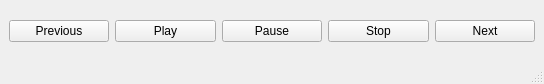
<?xml version="1.0" encoding="UTF-8"?>
<ui version="4.0">
 <class>MainWindow</class>
 <widget class="QMainWindow" name="MainWindow">
  <property name="geometry">
   <rect>
    <x>0</x>
    <y>0</y>
    <width>544</width>
    <height>84</height>
   </rect>
  </property>
  <property name="windowTitle">
   <string>satyr</string>
  </property>
  <widget class="QWidget" name="centralwidget">
   <layout class="QVBoxLayout" name="verticalLayout">
    <item>
     <layout class="QHBoxLayout" name="horizontalLayout">
      <item>
       <widget class="QPushButton" name="prevButton">
        <property name="text">
         <string>Previous</string>
        </property>
       </widget>
      </item>
      <item>
       <widget class="QPushButton" name="playButton">
        <property name="text">
         <string>Play</string>
        </property>
       </widget>
      </item>
      <item>
       <widget class="QPushButton" name="pauseButton">
        <property name="text">
         <string>Pause</string>
        </property>
       </widget>
      </item>
      <item>
       <widget class="QPushButton" name="stopButton">
        <property name="text">
         <string>Stop</string>
        </property>
       </widget>
      </item>
      <item>
       <widget class="QPushButton" name="nextButton">
        <property name="text">
         <string>Next</string>
        </property>
       </widget>
      </item>
     </layout>
    </item>
   </layout>
  </widget>
  <widget class="QMenuBar" name="menubar">
   <property name="geometry">
    <rect>
     <x>0</x>
     <y>0</y>
     <width>544</width>
     <height>24</height>
    </rect>
   </property>
  </widget>
  <widget class="QStatusBar" name="statusbar"/>
 </widget>
 <resources/>
 <connections/>
</ui>
